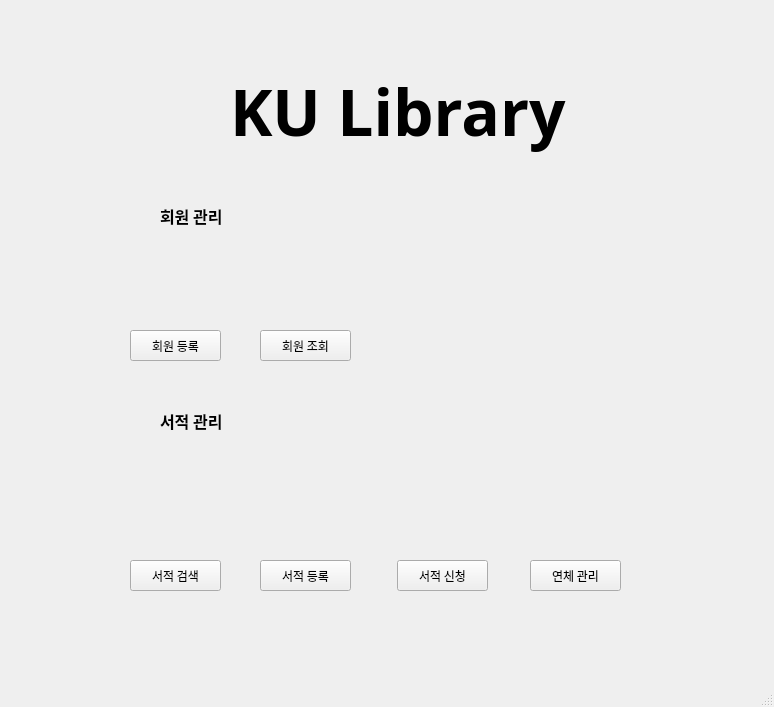
<?xml version="1.0" encoding="UTF-8"?>
<ui version="4.0">
 <class>MainWindow</class>
 <widget class="QMainWindow" name="MainWindow">
  <property name="geometry">
   <rect>
    <x>0</x>
    <y>0</y>
    <width>774</width>
    <height>707</height>
   </rect>
  </property>
  <property name="windowTitle">
   <string>MainWindow</string>
  </property>
  <widget class="QWidget" name="centralwidget">
   <widget class="QPushButton" name="pushButton">
    <property name="geometry">
     <rect>
      <x>130</x>
      <y>330</y>
      <width>91</width>
      <height>31</height>
     </rect>
    </property>
    <property name="font">
     <font>
      <family>나눔고딕</family>
     </font>
    </property>
    <property name="text">
     <string>회원 등록</string>
    </property>
   </widget>
   <widget class="QPushButton" name="pushButton_2">
    <property name="geometry">
     <rect>
      <x>260</x>
      <y>330</y>
      <width>91</width>
      <height>31</height>
     </rect>
    </property>
    <property name="font">
     <font>
      <family>나눔고딕</family>
     </font>
    </property>
    <property name="text">
     <string>회원 조회</string>
    </property>
   </widget>
   <widget class="QPushButton" name="pushButton_3">
    <property name="geometry">
     <rect>
      <x>130</x>
      <y>560</y>
      <width>91</width>
      <height>31</height>
     </rect>
    </property>
    <property name="font">
     <font>
      <family>나눔고딕</family>
     </font>
    </property>
    <property name="text">
     <string>서적 검색</string>
    </property>
   </widget>
   <widget class="QPushButton" name="pushButton_4">
    <property name="geometry">
     <rect>
      <x>260</x>
      <y>560</y>
      <width>91</width>
      <height>31</height>
     </rect>
    </property>
    <property name="font">
     <font>
      <family>나눔고딕</family>
     </font>
    </property>
    <property name="text">
     <string>서적 등록</string>
    </property>
   </widget>
   <widget class="QLabel" name="label">
    <property name="geometry">
     <rect>
      <x>160</x>
      <y>200</y>
      <width>101</width>
      <height>31</height>
     </rect>
    </property>
    <property name="font">
     <font>
      <family>나눔고딕</family>
      <pointsize>12</pointsize>
      <weight>75</weight>
      <bold>true</bold>
     </font>
    </property>
    <property name="text">
     <string>회원 관리</string>
    </property>
   </widget>
   <widget class="QLabel" name="label_2">
    <property name="geometry">
     <rect>
      <x>160</x>
      <y>400</y>
      <width>131</width>
      <height>41</height>
     </rect>
    </property>
    <property name="font">
     <font>
      <family>나눔고딕</family>
      <pointsize>12</pointsize>
      <weight>75</weight>
      <bold>true</bold>
     </font>
    </property>
    <property name="text">
     <string>서적 관리</string>
    </property>
   </widget>
   <widget class="QPushButton" name="pushButton_5">
    <property name="geometry">
     <rect>
      <x>397</x>
      <y>560</y>
      <width>91</width>
      <height>31</height>
     </rect>
    </property>
    <property name="font">
     <font>
      <family>나눔고딕</family>
     </font>
    </property>
    <property name="text">
     <string>서적 신청</string>
    </property>
   </widget>
   <widget class="QPushButton" name="pushButton_6">
    <property name="geometry">
     <rect>
      <x>530</x>
      <y>560</y>
      <width>91</width>
      <height>31</height>
     </rect>
    </property>
    <property name="font">
     <font>
      <family>나눔고딕</family>
     </font>
    </property>
    <property name="text">
     <string>연체 관리</string>
    </property>
   </widget>
   <widget class="QLabel" name="label_3">
    <property name="geometry">
     <rect>
      <x>120</x>
      <y>200</y>
      <width>31</width>
      <height>31</height>
     </rect>
    </property>
    <property name="text">
     <string/>
    </property>
    <property name="pixmap">
     <pixmap>../../Downloads/user.png</pixmap>
    </property>
    <property name="scaledContents">
     <bool>true</bool>
    </property>
   </widget>
   <widget class="QLabel" name="label_4">
    <property name="geometry">
     <rect>
      <x>140</x>
      <y>250</y>
      <width>71</width>
      <height>71</height>
     </rect>
    </property>
    <property name="text">
     <string/>
    </property>
    <property name="pixmap">
     <pixmap>../../Downloads/login.png</pixmap>
    </property>
    <property name="scaledContents">
     <bool>true</bool>
    </property>
   </widget>
   <widget class="QLabel" name="label_5">
    <property name="geometry">
     <rect>
      <x>270</x>
      <y>250</y>
      <width>71</width>
      <height>71</height>
     </rect>
    </property>
    <property name="text">
     <string/>
    </property>
    <property name="pixmap">
     <pixmap>../../Downloads/search-user-interface-symbol.png</pixmap>
    </property>
    <property name="scaledContents">
     <bool>true</bool>
    </property>
   </widget>
   <widget class="QLabel" name="label_27">
    <property name="geometry">
     <rect>
      <x>120</x>
      <y>400</y>
      <width>32</width>
      <height>32</height>
     </rect>
    </property>
    <property name="text">
     <string/>
    </property>
    <property name="pixmap">
     <pixmap>image/open-book.png</pixmap>
    </property>
    <property name="scaledContents">
     <bool>true</bool>
    </property>
   </widget>
   <widget class="QLabel" name="label_6">
    <property name="geometry">
     <rect>
      <x>140</x>
      <y>460</y>
      <width>81</width>
      <height>81</height>
     </rect>
    </property>
    <property name="text">
     <string/>
    </property>
    <property name="pixmap">
     <pixmap>../../Downloads/search-of-knowledge.png</pixmap>
    </property>
    <property name="scaledContents">
     <bool>true</bool>
    </property>
   </widget>
   <widget class="QLabel" name="label_7">
    <property name="geometry">
     <rect>
      <x>270</x>
      <y>460</y>
      <width>71</width>
      <height>71</height>
     </rect>
    </property>
    <property name="text">
     <string/>
    </property>
    <property name="pixmap">
     <pixmap>../../Downloads/book (1).png</pixmap>
    </property>
    <property name="scaledContents">
     <bool>true</bool>
    </property>
   </widget>
   <widget class="QLabel" name="label_8">
    <property name="geometry">
     <rect>
      <x>410</x>
      <y>460</y>
      <width>81</width>
      <height>81</height>
     </rect>
    </property>
    <property name="text">
     <string/>
    </property>
    <property name="pixmap">
     <pixmap>../../Downloads/clipboard.png</pixmap>
    </property>
    <property name="scaledContents">
     <bool>true</bool>
    </property>
   </widget>
   <widget class="QLabel" name="label_9">
    <property name="geometry">
     <rect>
      <x>540</x>
      <y>460</y>
      <width>71</width>
      <height>71</height>
     </rect>
    </property>
    <property name="text">
     <string/>
    </property>
    <property name="pixmap">
     <pixmap>../../Downloads/out-of-time.png</pixmap>
    </property>
    <property name="scaledContents">
     <bool>true</bool>
    </property>
   </widget>
   <widget class="QLabel" name="label_10">
    <property name="geometry">
     <rect>
      <x>230</x>
      <y>60</y>
      <width>461</width>
      <height>101</height>
     </rect>
    </property>
    <property name="font">
     <font>
      <family>메이플스토리</family>
      <pointsize>48</pointsize>
      <weight>75</weight>
      <bold>true</bold>
     </font>
    </property>
    <property name="text">
     <string>KU Library</string>
    </property>
    <property name="scaledContents">
     <bool>false</bool>
    </property>
   </widget>
   <widget class="QLabel" name="label_11">
    <property name="geometry">
     <rect>
      <x>130</x>
      <y>60</y>
      <width>81</width>
      <height>101</height>
     </rect>
    </property>
    <property name="text">
     <string/>
    </property>
    <property name="pixmap">
     <pixmap>../../Downloads/KakaoTalk_20191206_212411819.png</pixmap>
    </property>
    <property name="scaledContents">
     <bool>true</bool>
    </property>
   </widget>
  </widget>
  <widget class="QMenuBar" name="menubar">
   <property name="geometry">
    <rect>
     <x>0</x>
     <y>0</y>
     <width>774</width>
     <height>26</height>
    </rect>
   </property>
  </widget>
  <widget class="QStatusBar" name="statusbar"/>
 </widget>
 <resources/>
 <connections/>
</ui>
